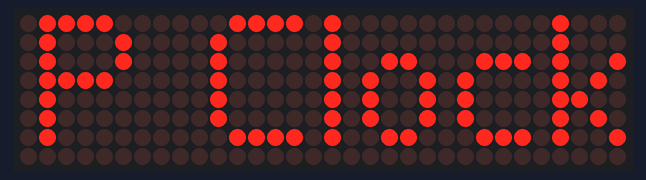
Bench run of a sketch on a simulated ESP32. Parts: 32×8 LED matrix. WiFi joins after 1.5 s; servers stay silent unless stated; network time is answered at once with the bench clock; the local clock reads 2024-03-15 10:24:30 at power-on unless the sketch sets it; what the sketch prints to the serial monitor is not drawn.

Above: at 3.7 s.
At 11.2 s:
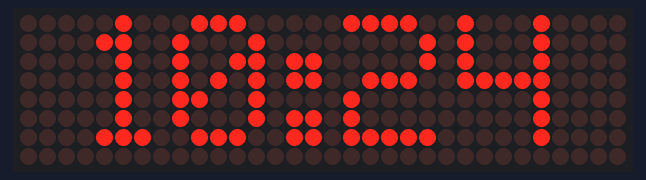
At 18.3 s:
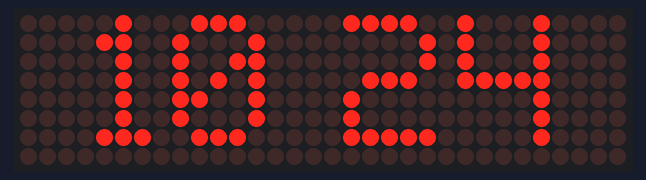
At 33.3 s:
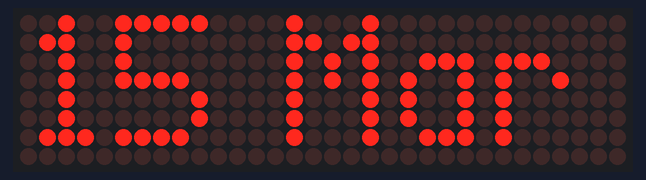
At 37.7 s:
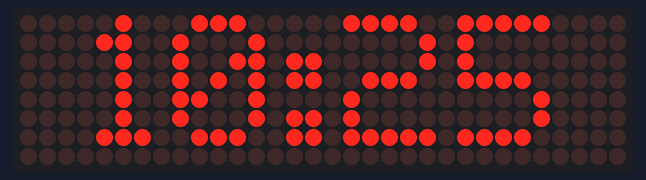
At 38.7 s:
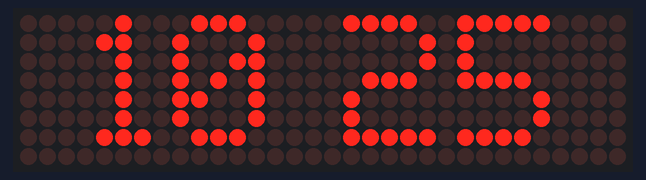

The sketch:

dot-matrix-clock-maker-esp32.ino
```cpp
/*
  Project: Dot Matrix Clock with NTP Server using ESP32
  Target Board: Cytron Maker ESP32

  Description:
  Fetches exact time and date from an internet NTP (Network Time Protocol) server
  over Wi-Fi and displays a digital clock on a 4-in-1 MAX7219 Dot Matrix display module.

  Pin Connections (Maker ESP32 -> 4-in-1 MAX7219 Dot Matrix Display):
    5V   -> VCC
    GND  -> GND
    27   -> DIN (Data In)
    17   -> CS  (Chip Select / Load)
    25   -> CLK (Clock)

  Note on CS Pin:
  GPIO17 is used for CS instead of GPIO26 because GPIO26 on Maker ESP32
  is connected to the onboard piezo buzzer.

  Required External Libraries:
  1. MD_MAX72XX by majicDesigns (Library Manager)
  2. MD_Parola by majicDesigns (Library Manager)
  3. NTPClient by Fabrice Weinberg (Library Manager / GitHub)
*/

#include <WiFi.h>
#include <WiFiClient.h>
#include <WiFiUdp.h>
#include <NTPClient.h>
#include <MD_Parola.h>
#include <MD_MAX72xx.h>
#include <SPI.h>

// Wi-Fi Credentials Placeholders
const char ssid[] = "YOUR_WIFI_SSID";         // Replace with your Wi-Fi SSID
const char password[] = "YOUR_WIFI_PASSWORD"; // Replace with your Wi-Fi Password

// NTP Client Setup
WiFiUDP ntpUDP;
NTPClient timeClient(ntpUDP);

// MAX7219 Display Configuration
// Note: If text appears scrambled or inverted, change HARDWARE_TYPE to FC16_HW or GENERIC_HW
#define HARDWARE_TYPE MD_MAX72XX::ICSTATION_HW
#define MAX_DEVICES   4

#define DATA_PIN  27 // DIN on MAX7219
#define CS_PIN    17 // CS on MAX7219 (GPIO17 avoids onboard buzzer on GPIO26)
#define CLK_PIN   25 // CLK on MAX7219

MD_Parola DotMatrix = MD_Parola(HARDWARE_TYPE, DATA_PIN, CLK_PIN, CS_PIN, MAX_DEVICES);

// Display Animation and Timing Variables
uint8_t scrollSpeed = 50;                     // Frame delay in ms for scrolling text
textEffect_t scrollEffect = PA_SCROLL_LEFT;
textPosition_t scrollAlign = PA_LEFT;
uint16_t scrollPause = 3000;                  // Pause duration in ms

long currentMillis = 0;
long previousMillis = 0;
int interval = 1000;

String formattedDate;
String timeStamp, hour, minute, second;
String dateStamp, year, month, date;
char dateBuffer[30] = "";                     // Fixed 30-byte buffer to prevent memory overflow

String monthArray[12] = {
  " Jan ", " Feb ", " Mar ", " Apr ", " May ", " Jun ",
  " Jul ", " Aug ", " Sep ", " Oct ", " Nov ", " Dec "
};

enum { TIME, DATE };
boolean displayMode = TIME;

void setup() {
  Serial.begin(115200);

  // Connect to Wi-Fi
  Serial.print("Connecting to Wi-Fi");
  WiFi.begin(ssid, password);
  while (WiFi.status() != WL_CONNECTED) {
    delay(500);
    Serial.print(".");
  }

  Serial.println("");
  Serial.println("WiFi connected.");
  Serial.print("IP address: ");
  Serial.println(WiFi.localIP());

  // Initialize Dot Matrix Display
  DotMatrix.begin();
  DotMatrix.setIntensity(0); // Set brightness (0 to 15)

  // Initialize NTP Client (GMT+8 offset = 28800 seconds)
  timeClient.begin();
  timeClient.setTimeOffset(28800);

  // Display startup message
  DotMatrix.displayText("NTP Clock", scrollAlign, scrollSpeed, scrollPause, scrollEffect, scrollEffect);
  displayMode = DATE;
}

void loop() {
  // Sync time with NTP server
  while (!timeClient.update()) {
    timeClient.forceUpdate();
  }

  // Handle date scrolling animation completion
  if (displayMode == DATE && DotMatrix.displayAnimate()) {
    DotMatrix.displayReset();
    displayMode = TIME;
  }

  currentMillis = millis();
  if (currentMillis - previousMillis > interval && displayMode == TIME) {
    previousMillis = millis();

    // Formatted date string format from NTP: YYYY-MM-DDTHH:MM:SSZ
    formattedDate = timeClient.getFormattedDate();
    Serial.println(formattedDate);

    // Extract Date Components
    year = formattedDate.substring(0, 4);
    month = formattedDate.substring(5, 7);
    month = monthArray[month.toInt() - 1];
    date = formattedDate.substring(8, 10);
    date = String(date.toInt());
    dateStamp = year + ", " + date + month;
    dateStamp.toCharArray(dateBuffer, sizeof(dateBuffer));

    // Extract Time Components
    hour = formattedDate.substring(11, 13);
    minute = formattedDate.substring(14, 16);
    second = formattedDate.substring(17, 19);

    // Convert 24-hour to 12-hour format
    if (hour.toInt() == 0) {
      hour = String(hour.toInt() + 12);
    }
    else if (hour.toInt() < 13) {
      hour = String(hour.toInt());
    }
    else {
      hour = String(hour.toInt() - 12);
    }

    // Trigger date scroll at top of every minute
    if (second.toInt() == 0) {
      displayMode = DATE;
      DotMatrix.displayClear();
      DotMatrix.displayText(dateBuffer, scrollAlign, scrollSpeed, scrollPause, scrollEffect, scrollEffect);
      return;
    }
    // Blink colon every second
    else if (second.toInt() % 2) {
      timeStamp = hour + ":" + minute;
    }
    else {
      timeStamp = hour + " " + minute;
    }

    // Display static time centered on matrix
    DotMatrix.setTextAlignment(PA_CENTER);
    DotMatrix.print(timeStamp);
  }
}
```

Measured:
- what the display in image 0 shows lasts 3.0 s, from 3.6 s to 6.6 s
- what the display in image 1 shows lasts 1.0 s, from 11.2 s to 12.2 s
